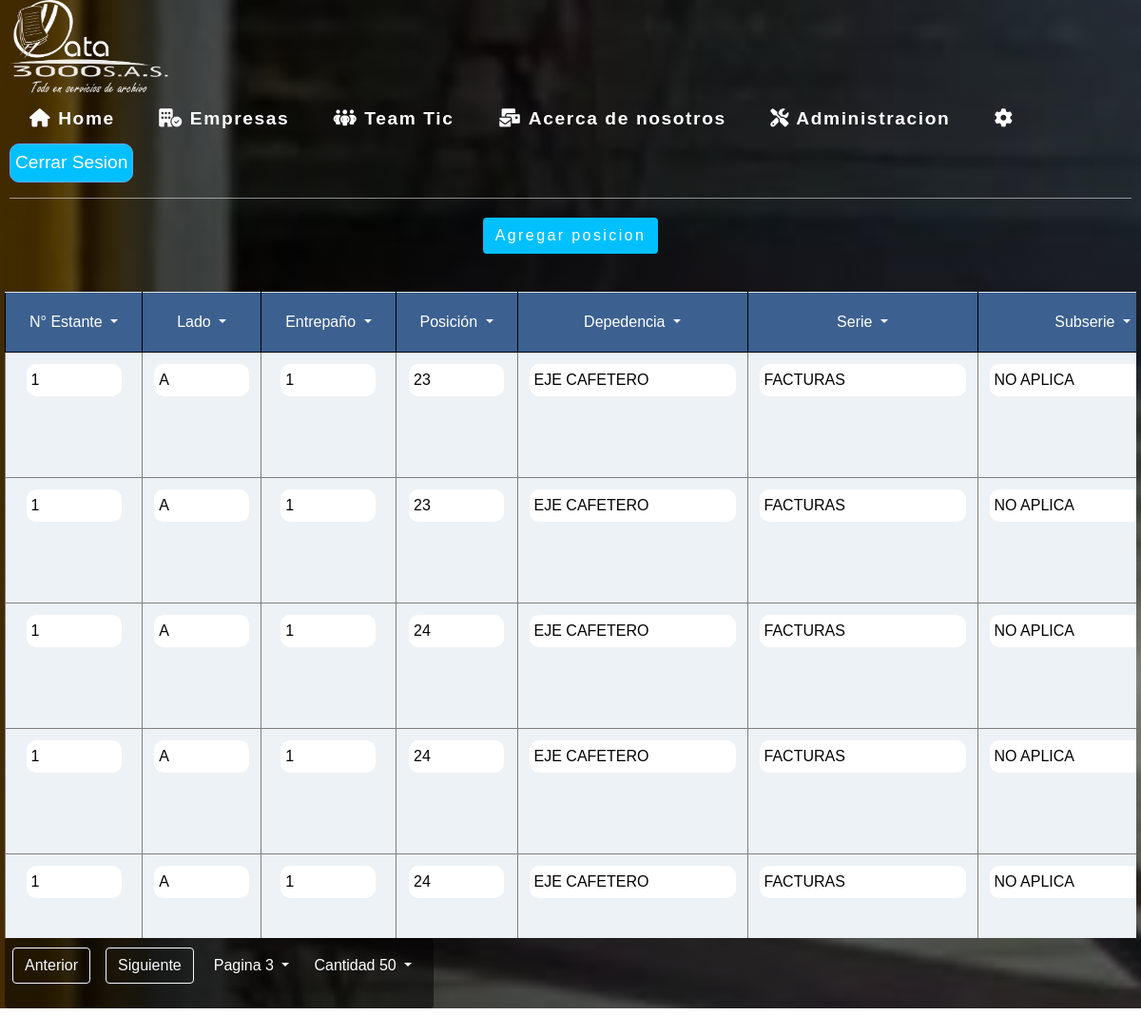
/inventario/Agregar.php?pagina=3 (signed in), run on the app's committed database.
### tables this page shows
CREATE TABLE `product` (
  `id` int(200) NOT NULL AUTO_INCREMENT,
  `estante` varchar(200) NOT NULL,
  `lado` varchar(200) NOT NULL,
  `entrepano` varchar(200) NOT NULL,
  `posicion` varchar(200) NOT NULL,
  `dependencia` varchar(200) NOT NULL,
  `serie` varchar(300) NOT NULL,
  `subserie` varchar(200) NOT NULL,
  `num_Caja` varchar(200) NOT NULL,
  `empresa` varchar(200) NOT NULL,
  PRIMARY KEY (`id`)
);

### inventario/Agregar.php (the view, shortened to what this page needs)
<?php
require_once("../php/database.php");
if (isset($_SESSION['user'])) {
$estanteFiltrado = $_SESSION['estanteFiltrado'];
$ladoFiltrado = $_SESSION['ladoFiltrado'];
$entrepanoFiltrado = $_SESSION['entrepanoFiltrado'];
$posicionFiltrado = $_SESSION['posicionFiltrado'];
$dependenciaFiltrado = $_SESSION['dependenciaFiltrado'];
$serieFiltrado = $_SESSION['serieFiltrado'];
$subserieFiltrado = $_SESSION['subserieFiltrado'];
$numCajaFiltrado = $_SESSION['numCajaFiltrado'];
$empresaFiltrado = $_SESSION['empresaFiltrado'];
?>
<!doctype html>
<html lang="en" xmlns="http://www.w3.org/1999/xhtml">
<head>
    <link rel="stylesheet" href="css/estilos.css" />
    <link rel="stylesheet" href="https://cdn.jsdelivr.net/npm/bootstrap@4.6.1/dist/css/bootstrap.min.css">
<body>
<div class="Container">
    <div class="wrapper">
            <div class="nav">
                    <div class="logo">
                        <img src="../media\Logos\loguito.png">
                    </div>
                    <div class="menu">
                        <ul class="navMenu">
                        <li><a href="../index.php"><i class="fa-solid fa-house"></i> Home</a></li>
                        <li><a href="../empresas/Empresas.php"> <i class="fa-solid fa-building-circle-check"></i> Empresas </a></li>
                        <li><a href="../TI/TTIC.php"> <i class="fa-solid fa-people-group"></i> Team Tic</a></li>
                        <li><a href="https://data3000sas.com/" target="_blank"><i class="fa-solid fa-envelopes-bulk"></i> Acerca de nosotros</a></li>
                        <?php
                        if (isset($_SESSION['user'])) {
                            ?>
                            <li><a type="button" data-toggle="modal" data-target="#administracion" class="text-white"><i class="fa-solid fa-screwdriver-wrench"></i> Administracion </a></li>
                            <li><a type="button" data-toggle="modal" data-target="#configuraciones"><i class="fa-solid fa-gear text-white"></i></a></li>
                            <li><form action="../index.php" method="POST"><input type="submit" name="cerrar"  class="button_cerrar" value="Cerrar Sesion"></form></li>
                            <?php
                        } else {
                            ?>
                            <li><a href="../login.php" class="button_login">Iniciar Sesion</a></li>
                            <?php
                        }
                        ?>
                    </ul>
                </div>
        </div>
            <div class="header2">
                <button type="button" class="btn" data-toggle="modal" data-target="#exampleModal">Agregar posicion</button>
            </div>
<div class="container1">
<div class="row" >
    <div class="scroll">
        <table class="table">
        <tr class="sticky-top">
            <th>
                <div class="dropdown">
                <a class="btn dropdown-toggle <?php if ($_SESSION['estanteFiltrado'] != '%%'){ echo "bg-light text-black";} else { echo "text-white";}?>" href="#" role="button" id="dropdownMenuLink" data-toggle="dropdown" aria-expanded="false">
                    N° Estante
                </a>
            </div>
            </th>
                <th>
                <div class="dropdown">
                <a class="btn dropdown-toggle <?php if ($_SESSION['ladoFiltrado'] != '%%'){ echo "bg-light text-black";} else { echo "text-white";}?>" href="#" role="button" id="dropdownMenuLink" data-toggle="dropdown" aria-expanded="false">
                    Lado
                </a>
            </div>
                </th>
                <th>
                <div class="dropdown">
                <a class="btn dropdown-toggle <?php if ($_SESSION['entrepanoFiltrado'] != '%%'){ echo "bg-light text-black";} else { echo "text-white";}?>" href="#" role="button" id="dropdownMenuLink" data-toggle="dropdown" aria-expanded="false">
                    Entrepaño
                </a>
            </div>
                </th>
                <th>
                <div class="dropdown">
                <a class="btn dropdown-toggle <?php if ($_SESSION['posicionFiltrado'] != '%%'){ echo "bg-light text-black";} else { echo "text-white";}?>" href="#" role="button" id="dropdownMenuLink" data-toggle="dropdown" aria-expanded="false">
                    Posición
                </a>
            </div>
                </th>
                <th>
                <div class="dropdown">
                <a class="btn dropdown-toggle <?php if ($_SESSION['dependenciaFiltrado'] != '%%'){ echo "bg-light text-black";} else { echo "text-white";}?>" href="#" role="button" id="dropdownMenuLink" data-toggle="dropdown" aria-expanded="false">
                    Depedencia
                </a>
            </div>
                </th>
                <th>
                <div class="dropdown">
                <a class="btn dropdown-toggle <?php if ($_SESSION['serieFiltrado'] != '%%'){ echo "bg-light text-black";} else { echo "text-white";}?>" href="#" role="button" id="dropdownMenuLink" data-toggle="dropdown" aria-expanded="false">
                    Serie
                </a>
            </div>
         </th>
                <th>
                <div class="dropdown">
                <a class="btn dropdown-toggle <?php if ($_SESSION['subserieFiltrado'] != '%%'){ echo "bg-light text-black";} else { echo "text-white";}?>" href="#" role="button" id="dropdownMenuLink" data-toggle="dropdown" aria-expanded="false">
                    Subserie
                </a>
            </div>
                </th>
            </tr>
        <?php
            if (isset($_SESSION['reg_x_pag'])) {
                $reg_x_pag = $_SESSION['reg_x_pag'];
            } else {
                $reg_x_pag = 50;
            }
            $pagina = $_GET['pagina'];
            $iniciar = ($_GET['pagina']-1)*$reg_x_pag;
            $selectAll = "SELECT * FROM product WHERE estante LIKE '$estanteFiltrado' AND lado LIKE '$ladoFiltrado' AND entrepano LIKE '$entrepanoFiltrado' AND posicion LIKE '$posicionFiltrado' AND dependencia LIKE '$dependenciaFiltrado' AND serie LIKE '$serieFiltrado' AND subserie LIKE '$subserieFiltrado' AND num_Caja LIKE '$numCajaFiltrado' AND empresa LIKE '$empresaFiltrado' LIMIT $iniciar,$reg_x_pag";
            $executeSelectAll = mysqli_query($mysqli,$selectAll);
            $selectCount = "SELECT COUNT(id) as id FROM product WHERE estante LIKE '$estanteFiltrado' AND lado LIKE '$ladoFiltrado' AND entrepano LIKE '$entrepanoFiltrado' AND posicion LIKE '$posicionFiltrado' AND dependencia LIKE '$dependenciaFiltrado' AND serie LIKE '$serieFiltrado' AND subserie LIKE '$subserieFiltrado' AND num_Caja LIKE '$numCajaFiltrado' AND empresa LIKE '$empresaFiltrado'";
            $executeSelectCount = mysqli_query($mysqli,$selectCount);
            $idCount = mysqli_fetch_assoc($executeSelectCount);
            $maxPag = ceil(($idCount['id']+0.1) / $reg_x_pag);
        while($mostrar = mysqli_fetch_assoc($executeSelectAll)){
        ?>
                <form action="Agregar.php" method="POST">
                <tr id="id<?php echo $mostrar['id'];?>">
                    <td><input type="text" value="<?php echo $mostrar['estante']?>" name="estante" class="input_reg Num"></td>
                    <td><input type="text" value="<?php echo $mostrar['lado']?>" name="lado" class="input_reg Num"></td>
                    <td><input type="text" value="<?php echo $mostrar['entrepano']?>" name="entrepano" class="input_reg Num"></td>
                    <td><input type="text" value="<?php echo $mostrar['posicion']?>" name="posicion" class="input_reg Num"></td>
                    <td><input type="text" value="<?php echo $mostrar['dependencia']?>" name="Dependencia" class="input_reg"></td>
                    <td><input type="text" value="<?php echo $mostrar['serie']?>" name="Serie" class="input_reg"></td>
                    <td><input type="text" value="<?php echo $mostrar['subserie']?>" name="subserie" class="input_reg"></td>
                 </tr>
                </form>
        <?php
        }
        ?>
        </table>
    </div>
    <div class="pagination">
        <ul>
            <li class="page-item"><a class="btn btn-outline-light mx-2" href="Agregar.php?pagina=<?php if($pagina != 1){ echo $pagina - 1;} else { echo 1;}?>">Anterior</a></li>
            <li class="page-item"><a class="btn btn-outline-light mx-2" href="Agregar.php?pagina=<?php if($pagina != $maxPag){ echo $pagina + 1;} else { echo $maxPag;}?>">Siguiente</a></li>
            <div class="dropdown">
                <a class="btn dropdown-toggle text-white" href="#" role="button" id="dropdownMenuLink" data-toggle="dropdown" aria-expanded="false">
                    Pagina <?php echo $pagina;?>
                </a>
            </div>
            <div class="dropdown">
                <a class="btn dropdown-toggle text-white" href="#" role="button" id="dropdownMenuLink" data-toggle="dropdown" aria-expanded="false">
                    Cantidad <?php echo $reg_x_pag;?>
                </a>
            </div>
        </ul>
    </div>
</div>
</body>
</html>
<?php
} else {
    session_destroy();
    echo "<script>alert('Por favor inicia sesion')</script>";
    echo "<script>window.location='../login.php'</script>";
}
?>

### inventario/css/estilos.css (style rules this page uses)
* { margin: 0; padding: 0; box-sizing: border-box; font-family: "Abel", sans-serif; scroll-behavior: smooth; }
.logo img { height:100px; }
.nav { border-bottom: 1px solid rgba(255, 255, 255, 0.521); padding:0 50px; display: flex; justify-content: space-between; margin: 0 10px; }
.menu { display: flex; align-items: center; justify-content: center; }
.menu ul { list-style: none; }
.menu ul li { display: inline-block; }
.menu ul li a { text-decoration: none; font-family: "Raleway", sans-serif; font-size: 1.2rem; font-weight: 600; letter-spacing: 0.1rem; color: white; border: 1px solid transparent; border-radius: 4px; padding: 10px 15px; margin: 0 5px; transition: 0.5s ease; }
.menu ul li .button_cerrar { padding: 5px; font-size: 1.2rem; color: #fff; border: 1px solid #60a9ff; background: #00C0FF; }
.header2 { margin: 20px 0 ; display: flex; align-items: center; justify-content: center; flex-direction: column; }
.header2 button { background: #00C0FF; color: #fff; }
button { font-size: 1.5rem; font-weight: 600; letter-spacing: 0.15rem; color: black; padding: 20px 30px; margin: 50px 5px 0; cursor: pointer; }
.Container { font-family: 'Open Sans', sans-serif; background: linear-gradient( rgba(0, 0, 0, 0.5), rgba(0, 0, 0, 0.5)),url('../../media/Fondos/fondo.jpeg'); background-repeat: no-repeat; background-size: cover; background-attachment: fixed; }
.container1 { margin: 0px 20px; }
.container1 .scroll { width: 100%; height: 700px; overflow: scroll; }
.container1 table { margin: 20px 0; }
.container1 th { color: #000; background: #3C6090; border: 1px solid #000; padding: 10px 20px; text-align: center; }
.container1 td { text-align: center; border: 1px solid gray; padding: 10px 20px; }
.container1 tr:nth-child(odd) { background-color: #EDF2F7; }
input { border-radius: 10px; }
.input_reg { border: none; padding: 5px; }
.Num { width: 100px; }
.pagination { padding: 10px; background: rgba(0, 0, 0, 0.5); }
.pagination ul { display: flex; }
.pagination ul li { list-style: none; }

### data on the page
product: estante "1", lado "A", entrepano "1", posicion "23", Dependencia "EJE CAFETERO", Serie "FACTURAS", subserie "NO APLICA"
product: estante "1", lado "A", entrepano "1", posicion "23", Dependencia "EJE CAFETERO", Serie "FACTURAS", subserie "NO APLICA"
product: estante "1", lado "A", entrepano "1", posicion "24", Dependencia "EJE CAFETERO", Serie "FACTURAS", subserie "NO APLICA"
product: estante "1", lado "A", entrepano "1", posicion "24", Dependencia "EJE CAFETERO", Serie "FACTURAS", subserie "NO APLICA"
product: estante "1", lado "A", entrepano "1", posicion "24", Dependencia "EJE CAFETERO", Serie "FACTURAS", subserie "NO APLICA"

### other printed values
$pagina "3"
$reg_x_pag "50"
